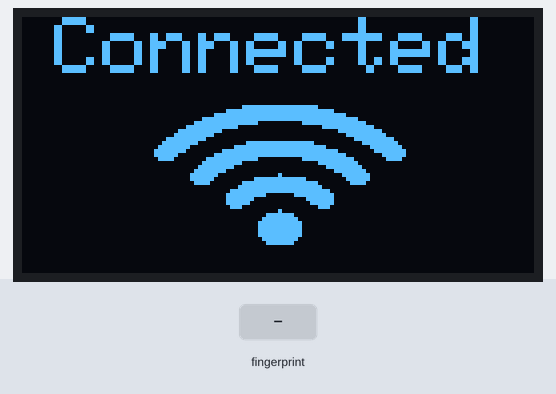
Recording of a sketch running on a simulated ESP8266 (NodeMCU). Parts: 128×64 one-colour display. The inputs (shaded band) are chosen by the test bench. WiFi joins after 1.5 s; servers stay silent unless stated; uploads are accepted with an empty reply; what the sketch prints to the serial monitor is not drawn.

Above: at 2.6 s.
At 5.7 s:
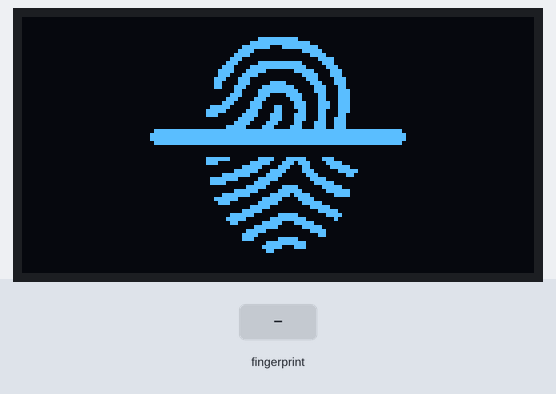
5.8 s: finger stored as number 1 placed on the sensor
At 8.7 s:
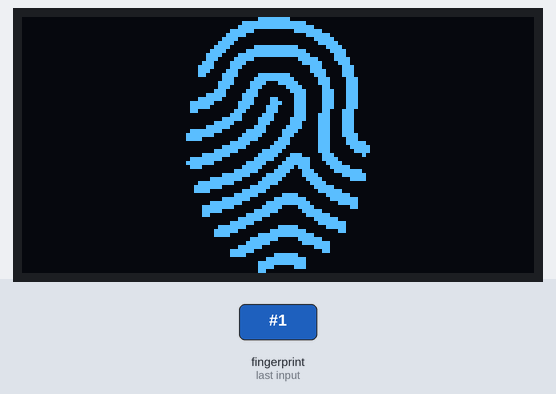
At 11.0 s:
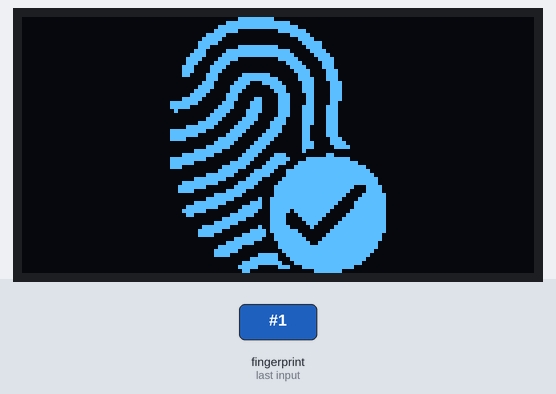
Timing chart, 0 to 12.5 s (numbered marks = the images above; inputs shaded):
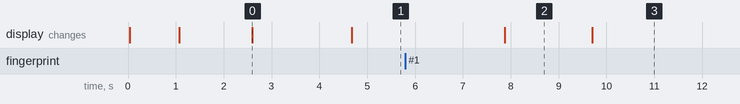

The sketch:

esp8266.ino
```cpp
#include <ESP8266WiFi.h>
// Finger print library
#include <Adafruit_Fingerprint.h>
#include <SoftwareSerial.h>
// OLED display library
#include <Wire.h>
#include <Adafruit_GFX.h>
#include <Adafruit_SSD1306.h>
#include "defind.h"
// FONT vi

// Wifi library
#include "HTTPSRedirect.h"
#include <WiFiClientSecure.h>

const char *host = "script.google.com";
const int httpsPort = 443;
String GAS_ID = "AKfycbwrPlg8llnoHhIu_0dLCJ6fINCWptultwJGdIlPefFAJxLHR-EpWe-NsNVuNgdRNNdOXQ";

// Fingerprint scanner Pins
#define Finger_Rx 14 // D5
#define Finger_Tx 12 // D6
// Declaration for SSD1306 display connected using software I2C
#define SCREEN_WIDTH 128 // OLED display width, in pixels
#define SCREEN_HEIGHT 64 // OLED display height, in pixels
#define OLED_RESET 0     // Reset pin # (or -1 if sharing Arduino reset pin)
Adafruit_SSD1306 display(SCREEN_WIDTH, SCREEN_HEIGHT, &Wire, OLED_RESET);

SoftwareSerial mySerial(Finger_Rx, Finger_Tx);
Adafruit_Fingerprint finger = Adafruit_Fingerprint(&mySerial);

const char *ssid = "FPT_Error";
const char *password = "nonepassword";
String takeAttendant = String("/macros/s/") + GAS_ID + "/exec?type=takeAttendant&";
String getStudentByFingerID = String("/macros/s/") + GAS_ID + "/exec?type=getStudentByFingerPrint&";

HTTPSRedirect *client = nullptr;

void fingerSystem();                // take attendance by fingerprint
void displayOled(uint8_t choice);   // display oled
String checkStudent(int fingerID);  // check student by fingerID
void connectToGoogleSheet();        // connect to google sheet
String sendGoogleSheet(String url); // send data to google sheet

void setup()
{
  Serial.begin(115200);
  delay(10);
  if (!display.begin(SSD1306_SWITCHCAPVCC, 0x3C))
  {
    Serial.println(F("SSD1306 allocation failed"));
    for (;;)
      ;
  }
  display.clearDisplay();

  Serial.println("Adafruit finger detect test");
  finger.begin(57600);
  if (finger.verifyPassword())
  {
    Serial.println("Found fingerprint sensor!");
  }
  else
  {
    Serial.println("Did not find fingerprint sensor :(");
    for (;;)
      ;
  }

  Serial.println();
  Serial.println();
  Serial.print("Connecting to ");
  Serial.println(ssid);

  WiFi.begin(ssid, password);
  Serial.println("Connecting");
  while (WiFi.status() != WL_CONNECTED)
  {
    displayOled(wifi_connect_icon);
    delay(500);
    Serial.print(".");
  }
  displayOled(wifi_connected_icon);
  Serial.println("");
  Serial.println("WiFi connected");
  Serial.println("IP address: ");
  Serial.println(WiFi.localIP());

  delay(1000);
}

void loop()
{
  fingerSystem(); // take attendance by fingerprint
  yield();
}

void fingerSystem()
{
  uint8_t p = finger.getImage();

  displayOled(fingerprint_scan_icon);

  switch (p)
  {
  case FINGERPRINT_OK:
    Serial.println("Image taken");
    break;
  case FINGERPRINT_NOFINGER:
    Serial.print(".");
    return;
  default:
    Serial.println("Unknown error");
    return;
  }

  // OK success!
  displayOled(fingerprint_icon);

  p = finger.image2Tz();
  switch (p)
  {
  case FINGERPRINT_OK:
    Serial.println("Image converted");
    break;
  case FINGERPRINT_IMAGEMESS:
    Serial.println("Image too messy");
    return;
  case FINGERPRINT_PACKETRECIEVEERR:
    Serial.println("Communication error");
    return;
  case FINGERPRINT_FEATUREFAIL:
    Serial.println("Could not find fingerprint features");
    return;
  case FINGERPRINT_INVALIDIMAGE:
    Serial.println("Could not find fingerprint features");
    return;
  default:
    Serial.println("Unknown error");
    return;
  }

  // OK converted!
  p = finger.fingerFastSearch();

  if (p == FINGERPRINT_OK)
  {

    Serial.print("  OPEN\r\n");
    delay(500);
    // Serial.print("  OPEN\r\n");
    Serial.println("Found a print match!");
    // found a match!
    Serial.print("Found ID #");
    Serial.print(finger.fingerID);
    Serial.print(" with confidence of ");
    Serial.println(finger.confidence);

    displayOled(fingerprint_valid_icon);
    String response = checkStudent(finger.fingerID);

    if (response.indexOf("studentID") != -1)
    {
      Serial.println("Attendant taken");
      String student = response;
      // {"studentID":"QE180205","studentName":"Vũ Thị Kim Liên","fingerID":21}
      String studentID = student.substring(student.indexOf("studentID") + 12, student.indexOf("studentName") - 3);
      String studentName = student.substring(student.indexOf("studentName") + 15, student.indexOf("fingerID") - 3);
      display.clearDisplay();
      display.setTextSize(1);
      display.setTextColor(WHITE);
      display.setCursor(0, 0);
      display.print(F("Student ID: "));
      display.setCursor(0, 10);
      display.print(studentID);
      display.setCursor(0, 20);
      display.print(F("Student Name: "));
      display.setCursor(0, 30);
      display.print(studentName); // TODO: Encode UTF-8 not working
      display.display();
    }
    else
    {
      Serial.println("Attendant not taken");
    }
    delay(1000);
  }
  else if (p == FINGERPRINT_NOTFOUND)
  {
    displayOled(fingerprint_invalid_icon);
    Serial.println("Did not find a match");
    delay(1000);
    return;
  }
  else
  {
    Serial.println("Unknown error");
    return;
  }
}

void displayOled(uint8_t choice)
{
  if (choice == 1)
  {
    // show username of wifi
    display.clearDisplay();
    display.setTextSize(1);      // Normal 1:1 pixel scale
    display.setTextColor(WHITE); // Draw white text
    display.setCursor(0, 0);     // Start at top-left corner
    display.print(F("Connecting to \n"));
    display.setCursor(0, 50);
    display.setTextSize(2);
    display.print(ssid);
    display.drawBitmap(73, 10, Wifi_start_bits, Wifi_start_width, Wifi_start_height, WHITE);
    display.display();
    delay(1000);
    return;
  }
  if (choice == 2)
  {
    display.clearDisplay();
    display.setTextSize(2);      // Normal 1:1 pixel scale
    display.setTextColor(WHITE); // Draw white text
    display.setCursor(8, 0);     // Start at top-left corner
    display.print(F("Connected \n"));
    display.drawBitmap(33, 15, Wifi_connected_bits, Wifi_connected_width, Wifi_connected_height, WHITE);
    display.display();
    delay(1000);
    return;
  }
  if (choice == 3)
  {
    display.clearDisplay();
    display.drawBitmap(32, 0, FinPr_failed_bits, FinPr_failed_width, FinPr_failed_height, WHITE);
    display.display();
    delay(1000);
    return;
  }

  if (choice == 4)
  {
    display.clearDisplay();
    display.drawBitmap(32, 0, FinPr_scan_bits, FinPr_scan_width, FinPr_scan_height, WHITE);
    display.display();
    delay(1000);
    return;
  }
  if (choice == 5)
  {
    display.clearDisplay();
    display.drawBitmap(32, 0, FinPr_start_bits, FinPr_start_width, FinPr_start_height, WHITE);
    display.display();
    delay(1000);
    return;
  }

  if (choice == 6)
  {
    display.clearDisplay();
    display.drawBitmap(32, 0, FinPr_valid_bits, FinPr_valid_width, FinPr_valid_height, WHITE);
    display.display();
    delay(1000);
    return;
  }

  if (choice == 7)
  {
    display.clearDisplay();
    display.drawBitmap(32, 0, FinPr_invalid_bits, FinPr_invalid_width, FinPr_invalid_height, WHITE);
    display.display();
    delay(1000);
    return;
  }
}

String checkStudent(int fingerID)
{
  bool check = false;
  // Serial.print("connecting to ");
  // Serial.println(host);
  String url = takeAttendant + "fingerID=" + fingerID;
  String response = sendGoogleSheet(url);
  if (response.indexOf("studentID") != -1)
  {
    check = true;
  }
  else if (response.indexOf("FingerID not found") != -1)
  {
    check = false;
  }
  else
  {
    checkStudent(fingerID);
  }

  return check ? response : "";
}

String sendGoogleSheet(String url)
{
  connectToGoogleSheet();
  String respone = "";
  if (client->GET(url, host))
  {
    // Serial.println("Yêu cầu GET thành công");
    // Serial.println("Respone:");
    // Serial.println(client->getResponseBody());
    respone = client->getResponseBody();
  }
  else
  {
    // Serial.println("Yêu cầu GET thất bại");
  }
  return respone;
}

void connectToGoogleSheet()
{
  if (client == nullptr)
  {
    client = new HTTPSRedirect(httpsPort);
    client->setInsecure();

    client->setPrintResponseBody(false);
    client->setContentTypeHeader("application/json");
  }
  if (!client->connected())
  {
    client->connect(host, httpsPort);
  }
}
  
```

DebugMacros.h
```cpp
// Variadic macros used to print information in de-bugging mode
// from LarryD, Arduino forum

#pragma once
// un-comment this line to print the debugging statements
//#define DEBUG

#ifdef DEBUG
  #define DPRINT(...)    Serial.print(__VA_ARGS__)
  #define DPRINTLN(...)  Serial.println(__VA_ARGS__)
#else
  // define blank line
  #define DPRINT(...)
  #define DPRINTLN(...)
#endif
```

HTTPSRedirect.h
```cpp
// (licence header left out)
#pragma once
#include <WiFiClientSecure.h>

// Un-comment for extra functionality
//#define EXTRA_FNS
#define OPTIMIZE_SPEED

class HTTPSRedirect : public WiFiClientSecure {
  private:
    const int _httpsPort;
    bool _keepAlive;
    String _redirUrl;
    String _redirHost;
    unsigned int _maxRedirects;  // to-do
    const char* _contentTypeHeader;

    struct headerFields{
      String transferEncoding;
      unsigned int contentLength;
      #ifdef EXTRA_FNS
      String contentType;
      #endif
    };

    headerFields _hF;

    String _Request;

    struct Response{
      int statusCode;
      String reasonPhrase;
      bool redirected;
      String body;
    };

    Response _myResponse;
    bool _printResponseBody;

    void Init(void);
    bool printRedir(void);
    void fetchHeader(void);
    bool getLocationURL(void);
    void fetchBodyUnChunked(unsigned);
    void fetchBodyChunked(void);
    unsigned int getResponseStatus(void);
    void InitResponse(void);
    void createGetRequest(const String&, const char*);
    void createPostRequest(const String&, const char*, const String&);

#ifdef EXTRA_FNS
    void fetchBodyRaw(void);
    void printHeaderFields(void);
#endif

  public:
    HTTPSRedirect(const int);
    ~HTTPSRedirect();

    bool GET(const String&, const char*);
    bool GET(const String&, const char*, const bool&);
    bool POST(const String&, const char*, const String&);
    bool POST(const String&, const char*, const String&, const bool&);

    int getStatusCode(void);
    String getReasonPhrase(void);
    String getResponseBody(void);

    void setPrintResponseBody(bool);
    void setMaxRedirects(const unsigned int);

    void setContentTypeHeader(const char *);
#ifdef OPTIMIZE_SPEED
    bool reConnectFinalEndpoint(void);
#endif

};
```

Source omitted: HTTPSRedirect.cpp (12294 bytes), defind.h (data table, 21226 bytes)

Measured:
- after the input at 5.8 s, the display: changes after 2.1 s (image 2)
- what the display in image 0 shows lasts 2.1 s, from 2.6 s to 4.7 s
- what the display in image 2 shows lasts 1.8 s, from 7.9 s to 9.7 s
